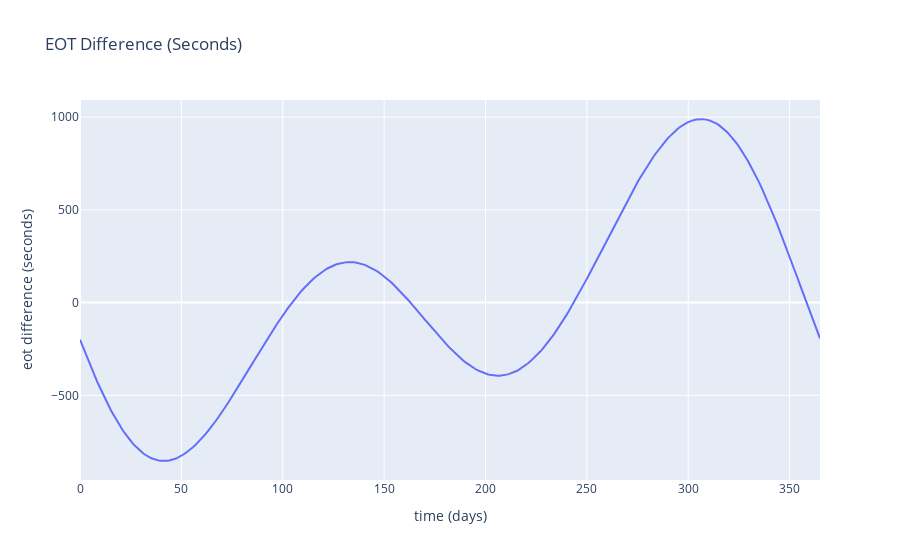

Source (notebook cell):
### Code cell
eot_data = np.genfromtxt("data/ppowers_csv.csv", skip_header=1, delimiter=',')
eot_data = eot_data[:,1]
time_range = (np.arange(0, len(eot_data)))
eot_df = pd.DataFrame({'time (days)': time_range, 'eot difference (seconds)': eot_data})

# Plot data
import plotly.express as px
import plotly.io as pio
pio.renderers.default = 'jupyterlab'

fig = px.line(data_frame=eot_df, x="time (days)", y="eot difference (seconds)",
              title="EOT Difference (Seconds)")
fig.show()

### Figure 1 — Plotly figure (JSON) as saved in the notebook; plotly's stock layout.template omitted (floating-point values rounded to 4 significant figures; data arrays with more than 128 entries replaced by an {"elided": "..."} marker saying what was removed)
{"data": [{"hovertemplate": "time (days)=%{x}<br>eot difference (seconds)=%{y}<extra></extra>", "legendgroup": "", "line": {"color": "#636efa", "dash": "solid"}, "marker": {"symbol": "circle"}, "mode": "lines", "name": "", "orientation": "v", "showlegend": false, "type": "scatter", "x": {"elided": "366 int values"}, "xaxis": "x", "y": {"elided": "366 int values"}, "yaxis": "y"}], "layout": {"autosize": true, "legend": {"tracegroupgap": 0}, "title": {"text": "EOT Difference (Seconds)"}, "xaxis": {"anchor": "y", "autorange": true, "domain": [0, 1], "range": [0, 365], "title": {"text": "time (days)"}, "type": "linear"}, "yaxis": {"anchor": "x", "autorange": true, "domain": [0, 1], "range": [-956.4, 1092.0], "title": {"text": "eot difference (seconds)"}, "type": "linear"}}}
